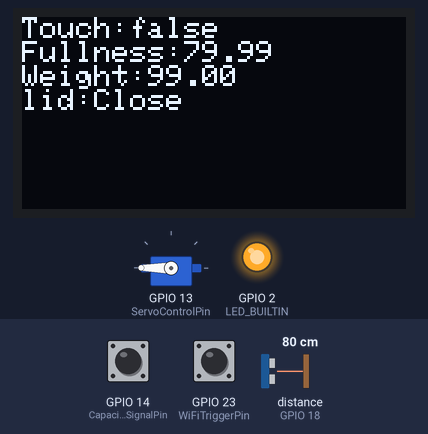
This program was run on a simulated ESP32. On the bench: 128×64 one-colour display, servo, output pins drawn as LEDs (lit = HIGH). Wiring (inferred from the names in the program): ultrasonic range finder: trigger GPIO 5; echo GPIO 18. The test bench sets the inputs (shaded band); at power-on: GPIO 14 (CapacitiveSignalPin) HIGH, distance to the obstacle (sensor on GPIO 18) 80 cm, GPIO 23 (WiFiTriggerPin) HIGH. The echo pulse lasts 58.3 µs per cm; WiFi joins after 1.5 s; servers stay silent unless stated; the local clock reads 2024-03-15 10:24:30 at power-on unless the program sets it; pins used as bus, display or sensor lines are not drawn; what the program prints to the serial monitor is not drawn.

Above: at 1.8 s.
2.8 s: GPIO 14 (CapacitiveSignalPin) pulled LOW for 1 s
At 4.3 s:
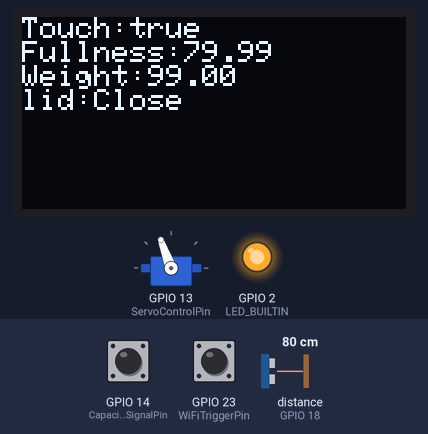
6.2 s: GPIO 14 (CapacitiveSignalPin) pulled LOW for 3.2 s
At 7.4 s:
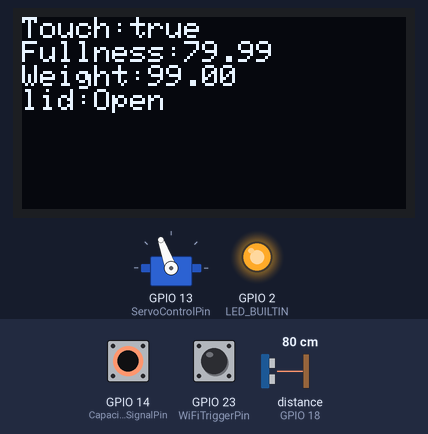
10.0 s: distance to the obstacle (sensor on GPIO 18) set to 2 cm
At 11.4 s:
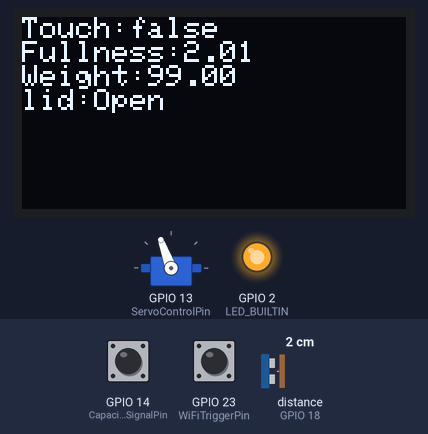
12.2 s: distance to the obstacle (sensor on GPIO 18) set to 4 cm
At 13.4 s:
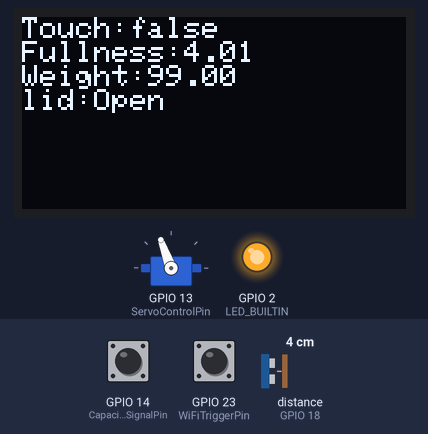
14.9 s: distance to the obstacle (sensor on GPIO 18) set to 9 cm
At 16.3 s:
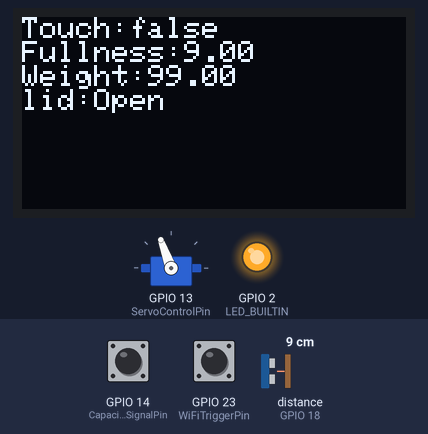
Timing chart, 0 to 17.9 s (numbered marks = the images above; inputs shaded):
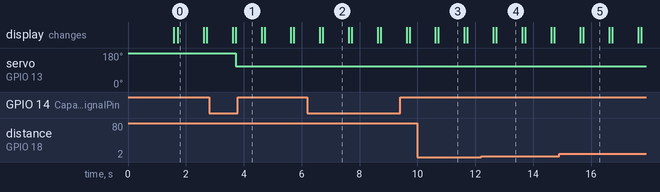

Measured:
- after the input at 2.8 s, servo on GPIO 13 (ServoControlPin): 180° → 110° after 0.92 s; the display: first differs from a run without the input after 0.92 s (image 1)
- after the input at 6.2 s, the display: first differs from a run without the input after 0.53 s (image 2)
- after the input at 10.0 s, the display: first differs from a run without the input after 0.73 s (image 3)
- after the input at 12.2 s, the display: first differs from a run without the input after 0.53 s (image 4)
- after the input at 14.9 s, the display: first differs from a run without the input after 0.83 s (image 5)
- what the display in image 0 shows lasts 0.9 s, from 1.7 s to 2.6 s

The program:

main.cpp
```cpp
// -----------------
// --- Libraries ---
// -----------------
#include <Arduino.h>
#include <WiFi.h> // Include the WiFi library for ESP32
#include <WiFiManager.h> // Include the WiFi library for ESP32
#include <Firebase_ESP_Client.h>
#include "addons/TokenHelper.h"
#include "addons/RTDBHelper.h"
#include <HX711.h> // Include the HX711 library for weight sensor
#include <Servo.h> // Include the Servo library for servo actuator
#include <Adafruit_SSD1306.h>

// -------------------------------
// --- Behaviour configuration ---
// -------------------------------
#define LidCloseAfterMillis 10000 // After how many milliseconds the lid will be closed again
#define LidBlockAtFullness 85 // Control at which fullness level lid will refuse to open
#define CompressionRatioThreshold 150 // Control at which (fullness/weight) ratio the trash is considered to be compressable
#define buzzingFrequency 500 // time in milliseconds between beeps

// Define pins for the ESP32
#define WiFiTriggerPin 23 // Define the trigger pin
#define LED_BUILTIN 2 // Define the built-in LED pin for ESP32

// US sensors
// TODO: replace pins with actual pins
#define UStrigrPin 5 // Define the pin to send ultrasonic burst
#define USechoPin 18 // Define the pin to receive ultrasonic burst

// Weight sensor
#define LoadcellDoutPin 16
#define LoadcellSckPin 4

// Capacitive touch sensor
#define CapacitiveSignalPin 14 // Define the pin to read the capacitive touch sensor

// Servo
#define ServoControlPin 13

// Buzzer
#define BuzzerControlPin 19

// OLED
#define oledAddress 0x3C // Usually 0x3 or 0x27

// --- Firebase config ---
#define API_KEY "AIzaSyDN0bocHyMBXdRX7nLLn9TRyZ6pghbHqfI" // Firebase API key
#define DATABASE_URL "https://smart-waste-management-1b537-default-rtdb.asia-southeast1.firebasedatabase.app/"

// -------------------
// --- Calibration ---
// -------------------

// Calibrate weight sensor
// --> Divider: The value to divide the raw weight reading by
#define LoadcellDivider 1 // TODO: replace with actual value

// Calibrate US sensor for bin fullness)
// --> Min: Distance measured when bin is full
// --> Max: Distance measured when bin is empty
// TODO: replace with actual values
#define USdistanceMin NULL
#define USdistanceMax NULL

// Calibrate servo
#define ServoMinPulse 1000
#define ServoMaxPulse 2000


// ------------------------
// --- Global variables ---
// ------------------------

// --- Firebase data ---
FirebaseData fbdo;
FirebaseAuth auth;
FirebaseConfig config;

// --- Status vars ---
bool firebaseConnected = false; // Variable to check if Firebase is connected
unsigned long previousMillis = 0; // Variable to store the last data send/read
unsigned long previousdisplay = 0;
bool lid_open = false; // Variable to store whether lid is open or not
ulong lidLastOpened = 0; // Variable to store when lid was last opened
ulong lastBuzzed = 0;
bool buzzerOn = false;
bool loopstart = true;
unsigned long lastTouchTime  = 0;
bool last_touch = false;

// Scale object for weight sensor
HX711 scale;

// Servo object for servo actuator
Servo myServo;

// OLED object
Adafruit_SSD1306 display(128, 64, &Wire, -1);

// -------------------------
// --- Custom data types ---
// -------------------------

struct SensorData {
  float weight;
  float fullness;
  bool touch;
};
String touchmsg, fullmsg, weightmsg, lidmsg = "";

// -----------------------------
// --- Function declarations ---
// -----------------------------


// --- Setup functions ----

void pinsSetup();
void wifiSetup();
void firebaseSetup();

// --- Loop functions ---

// Helper functions
bool updateNeeded(ulong frequency, ulong *lastUpdate);

// IoT function
void wifiCheckTrigger(); // Function to check the trigger pin and start WiFi configuration
void wifiFirebaseConnectionCheck();
int firebaseReadLidTrigger();
bool firebaseSend(String key, int value); // Function to send data to Firebase

// Hardware functions
void sensorReadWeightSetup(); // Function to setup the weight sensor
void sensorReadFullnessSetup(); // Function to setup the US sensor
void sensorReadTouchSetup(); // Function to setup the touch sensor

float sensorReadWeight(); // Function to read the weight sensor
float sensorReadFullness(); // Function to read the US sensor
bool sensorReadTouch(); // Function to read the touch sensor
SensorData sensorRead(); // Function to read the sensors and send data to Firebase

void actuatorServoSetup(); // Function to setup the servo actuator
void actuatorDisplaySetup(); // Function to setup the display
void actuatorBuzzerSetup(); // Function to setup the buzzer

void actuatorServoOpenLid(); // Function to open the lid using the servo actuator
void actuatorServoCloseLid(); // Function to close the lid using the servo actuator
void actuatorDisplayMessage(String messageLine); // Function to display a message on the display
void actuatorDisplayResetMessage(); // Function to reset the display message
void actuatorBuzzerBuzz(); // Function to buzz the buzzer
void actuatorBuzzerNobuzz(); // Function to stop buzzing


void setup() {
  // put your setup code here, to run once:
  Serial.begin(115200);
  Serial.println("Start");
  pinsSetup();
  wifiSetup();
  firebaseSetup();

  // Setup sensors
  sensorReadFullnessSetup(); // Setup the US sensor
  sensorReadTouchSetup(); // Setup the touch sensor

  // Setup actuators
  actuatorDisplaySetup(); // Setup the display
  actuatorDisplayMessage("Hello");
  actuatorServoSetup();

}

void loop() {
  if(loopstart){
    Serial.println("Loop Start");
    loopstart = false;
  }
  // --- Perform IoT connection check ---
  // --> Check if user wants to enter WiFi setup mode
  // --> Check if connected to WiFi
  // --> Check if connected to Firebase
  wifiCheckTrigger(); // Check if user want to configure WiFi
  wifiFirebaseConnectionCheck(); // Check if WiFi and Firebase is connected


  // --- Read data ---
  static ulong lastPrint = 0;
  bool firebaseTriggerLid = bool(firebaseReadLidTrigger());


  // --- Print data ---
  if(updateNeeded(1000, &lastPrint)) {
    SensorData mySensorData = sensorRead(); // Read the sensors
    Serial.print("Firebase open: ");
    Serial.println(firebaseTriggerLid);
    Serial.print("Touch: ");
    Serial.println((mySensorData.touch ? "true" : "false"));
    touchmsg = String("Touch:") + (mySensorData.touch ? "true" : "false");
    Serial.print("Fullness: ");
    Serial.println(mySensorData.fullness);
    fullmsg = "Fullness:" + String(mySensorData.fullness);
    Serial.print("Weight: ");
    Serial.println(mySensorData.weight);
    weightmsg = "Weight:" + String(mySensorData.weight);
    lidmsg = String("lid:") + (lid_open ? "Open" : "Close");
    actuatorDisplayResetMessage();
    actuatorDisplayMessage(touchmsg);
    actuatorDisplayMessage(fullmsg);
    actuatorDisplayMessage(weightmsg);
    actuatorDisplayMessage(lidmsg);

    if (mySensorData.touch) {
      last_touch = true;
      lastTouchTime = millis();
    }

    // Maintain last_touch for 10 seconds after the last actual touch
    if (millis() - lastTouchTime > 10000) {
      last_touch = false;
    }

    if (firebaseTriggerLid || last_touch)
    {
      actuatorServoOpenLid();
    }else{
      actuatorServoCloseLid();
    }

  }
}

void pinsSetup() {
  pinMode(LED_BUILTIN, OUTPUT); // Initialize the LED_BUILTIN pin as an output
  pinMode(WiFiTriggerPin, INPUT_PULLUP); // Initialize the WiFi TriggerPin as an input
  Serial.println("Pin Setup Completed");
}

void wifiSetup() {
  WiFi.mode(WIFI_STA); // Set the WiFi mode to Station
  WiFiManager wm;

  if (!wm.autoConnect("ESP32_WiFi_Config")) {
    Serial.println("Failed to connect to WiFi. Starting Config Portal...");
  }

  if (WiFi.isConnected()) { // Check if WiFi is already connected
    Serial.println("WiFi is connected.");
    Serial.print("SSID: ");
    Serial.println(WiFi.SSID()); // Print the connected SSID
    Serial.print("IP Address: ");
    Serial.println(WiFi.localIP()); // Print the local IP address
    digitalWrite(LED_BUILTIN, HIGH); // LED indicates WiFi is connected
  }
}

void firebaseSetup() {
  Serial.println("Setting up Firebase");
  IPAddress ip;
  if (!WiFi.hostByName("www.googleapis.com", ip)) {
    Serial.println("❌ DNS lookup failed. Firebase domain unreachable.");
    return;
  }
  config.api_key = API_KEY; // Set the Firebase API key
  config.database_url = DATABASE_URL; // Set the Firebase database URL
  config.time_zone = 8; // Malaysia GMT+8
  config.cert.data = nullptr; // Use built-in root cert
  config.token_status_callback = tokenStatusCallback; // Enables token readiness feedback
  config.timeout.serverResponse = 10000; // 10 seconds
  Firebase.reconnectWiFi(true);
  Serial.setDebugOutput(true);
  configTime(0, 0, "pool.ntp.org", "time.nist.gov");
  while (time(nullptr) < 100000) {
    Serial.print(".");
    delay(100);
  }
  Serial.println("\n✅ Time synced");

  if(WiFi.isConnected()) {
    auth.user.email = "esp32@google.com";
    auth.user.password = "esp-32";
    auth.token.uid.clear(); // Optional: clear cached UID to force new token

    Firebase.begin(&config, &auth); // Initialize Firebase with the config and auth
    if (Firebase.ready()) {
      Serial.println("Firebase is ready.");
      Serial.print("Firebase Host: ");
      Serial.println(config.database_url.c_str()); // Print the Firebase database URL
      firebaseConnected = true; // Set firebaseConnected to true
    }
    else
    {
      Serial.println("Failed to initialize Firebase.");
    }
  }
}

bool updateNeeded(ulong frequency, ulong *lastUpdate) {
  ulong currentTime = millis();
  ulong passedTime = currentTime - *lastUpdate;
  if(passedTime > frequency) {
    *lastUpdate = currentTime; // Update the last update time
    return true;
  }
  return false;
}

// put function definitions here:
void wifiCheckTrigger() {
  // This function checks the trigger pin
  static unsigned long lastTrigger = 0;
  if (millis() - lastTrigger > 2000 && digitalRead(WiFiTriggerPin) == LOW) { // If the trigger pin is LOW
    lastTrigger = millis();
    Serial.println("WiFi setting activated!");
    WiFiManager wm; // Create a WiFiManager object
    wm.setConfigPortalTimeout(120); // Set a timeout for the config portal
    Serial.println("Timeout in 120 seconds.");
    if (wm.startConfigPortal("ESP32_WiFi_Config")) { // Start the config portal with a custom SSID
      Serial.println("WiFi Config Portal started successfully!");
      Serial.println("WiFi is connected.");
      Serial.print("SSID: ");
      Serial.println(WiFi.SSID()); // Print the connected SSID
      Serial.print("IP Address: ");
      Serial.println(WiFi.localIP()); // Print the local IP address
    } else {
      Serial.println("Failed to start WiFi Config Portal.");
    }
  }
}

void wifiFirebaseConnectionCheck() {
  if(!WiFi.isConnected()) { // Check if WiFi is not connected
    digitalWrite(LED_BUILTIN, LOW); // LED indicates WiFi is not connected
    Serial.println("WiFi is not connected");
  } else {
    digitalWrite(LED_BUILTIN, HIGH); // LED indicates WiFi is connected
    if(auth.token.uid != ""){
      firebaseConnected = true; // Set firebaseConnected to true if UID is not empty
    }
    else {
      firebaseConnected = false;
    }
  }
  // Check if Firebase is ready
  if (WiFi.isConnected() && !Firebase.ready() && auth.token.uid == "") {
    Serial.println("Retrying Firebase initialization...");
    Firebase.begin(&config, &auth);
  }

}

int firebaseReadLidTrigger() {
  if(Firebase.ready() && firebaseConnected == true){
    if (Firebase.RTDB.getInt(&fbdo, "/open_lid")) {
      return fbdo.intData();
    }
  }
  return lid_open;
}

bool firebaseSend(String key, int value) {
  if(Firebase.ready() && firebaseConnected == true) {
    if (Firebase.RTDB.setInt(&fbdo, key, value)) {
      return true; // Return true if data is sent successfully
    }
    else {
      Serial.print("Failed to send data to Firebase: ");
      Serial.println(fbdo.errorReason()); // Print the error reason if sending fails
    }
  }
  else {
    Serial.println("Firebase is not ready or not connected.");
  }
  return false;
}

void sensorReadWeightSetup() {
  scale.begin(LoadcellDoutPin, LoadcellSckPin);
  scale.set_scale(LoadcellDivider);
  scale.tare();
}

float sensorReadWeight() {
  //float weight = scale.get_units();
  //Serial.println(weight);
  //return weight;
  return 99;
}

void sensorReadFullnessSetup() {
  // Initialize pin to send ultrasonic burst
  pinMode(UStrigrPin, OUTPUT);
  // Initialize pin to receive ultrasonic burst
  pinMode(USechoPin, INPUT);
}

float sensorReadFullness() {
  // --- Send the ultrasonic bust ---
  // Make sure the pin to send out the ultrasonic burst is low first
  digitalWrite(UStrigrPin, LOW);
  delayMicroseconds(2);
  // Send a 10 microsecond ultrasonic burst
  digitalWrite(UStrigrPin, HIGH);
  delayMicroseconds(10);
  digitalWrite(UStrigrPin, LOW);

  // --- Receive ultrasonic burst and calculate distance
  // How long to receive ultrasonic burst again
  float durationToReceive = pulseIn(USechoPin, HIGH, 30000);
  // Convert duration to distance
  // TODO: Check formula for correctness
  float measuredDistance = (durationToReceive * 0.0343) / 2;

  if (durationToReceive == 0) {
    Serial.println("⚠️ No echo detected (timeout)");
  }

  /*
  // --- Standardize distance ---
  float relativeDistance = measuredDistance - USdistanceMin;
  float distanceRange = USdistanceMax - USdistanceMin;
  float standardizedDistance = (relativeDistance/distanceRange) * 100;
  */
  //return standardizedDistance;
  return measuredDistance;
}

void sensorReadTouchSetup() {
  // Initialize the pin to read the capacitive touch sensor
  pinMode(CapacitiveSignalPin, INPUT);
}

bool sensorReadTouch() {
  if (touchRead(CapacitiveSignalPin) < 40) {  // Adjust threshold if needed
    return 1;
  }
  return 0;
}

SensorData sensorRead() {
  SensorData mySensorData = {
    .weight = sensorReadWeight(), // Read the weight sensor
    .fullness = sensorReadFullness(), // Read the US sensor
    .touch = sensorReadTouch() // Read the touch sensor
  };


  // Send the sensor data to Firebase
  firebaseSend("/Readings/weight", mySensorData.weight);
  firebaseSend("/Readings/fullness", mySensorData.fullness);
  firebaseSend("/Readings/touch", mySensorData.touch);
  Serial.println("Loop complete: Read sensors");
  return mySensorData;

}

void actuatorServoSetup() {
  myServo.attach(ServoControlPin); // Attach the servo to the control pin with min and max pulse width
  myServo.write(180); // Set servo to position 0 at initially
}

void actuatorServoOpenLid() {
  myServo.write(110); // Write 0 degrees to the servo to open the lid
  lid_open = true;
  lidLastOpened= millis();
  Serial.println("Lid opened.");
  firebaseSend("Readings/lid_open", true); // Send the lid status to Firebase
}

void actuatorServoCloseLid() {
  myServo.write(180); // Write 0 degrees to the servo to close the lid
  lid_open = false;
  Serial.println("Lid closed.");
  firebaseSend("Readings/lid_open", false); // Send the lid status to Firebase
}

void actuatorDisplaySetup() {
  if (!display.begin(SSD1306_SWITCHCAPVCC, oledAddress)) {
    Serial.println(F("❌ SSD1306 allocation failed"));
  }
  display.setTextSize(2);
  display.clearDisplay();
  display.setTextColor(SSD1306_WHITE);
}

void actuatorDisplayMessage(String messageLine) {
  display.setTextSize(1);
  display.println(messageLine);
  display.display();
}

void actuatorDisplayResetMessage() {
  display.clearDisplay();
  display.setCursor(0, 0);
  display.display();
}

void actuatorBuzzerSetup() {
  pinMode(BuzzerControlPin, OUTPUT); // Initialize the buzzer control pin as an output
  digitalWrite(BuzzerControlPin, LOW); // Set the buzzer to LOW initially
}

void actuatorBuzzerBuzz() {
  // Turn on buzzer when it
  // --> previously was off
  // --> and the buzzingFrequency time has passed
  if(!buzzerOn && updateNeeded(buzzingFrequency, &lastBuzzed)) {
    tone(BuzzerControlPin, 750); // Generate a tone at 750 Hz on the buzzer control pin
    buzzerOn = true;
    lastBuzzed = millis();
  }
  // Turn off buzzer
  // --> when it previously was on
  // --> and the buzzingFrequency time has passed
  else if(buzzerOn && updateNeeded(buzzingFrequency, &lastBuzzed)){
    noTone(BuzzerControlPin);
    buzzerOn = false;
  }
}

void actuatorBuzzerNobuzz() {
  noTone(BuzzerControlPin);
}
```
